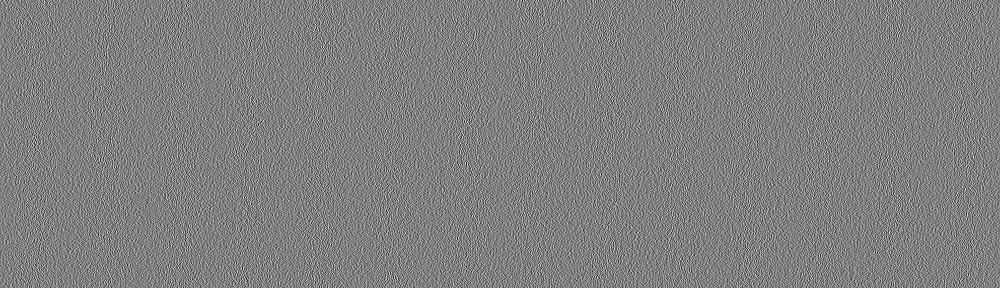
#> input picture Extra/Capture the flag/Challenge_4/boodschap_deel_A.jpg, 1000 x 288 px, shrunk from 2028 x 584 before the run, found by its file name
$ python Challenge_4.py
#> lines starting #> are read from the running program, lines starting #| are printed output that depends on the picture
from PIL import Image

img1 = Image.open("./Capture the flag/Challenge_4/boodschap_deel_A.jpg").convert("L")  # 'L' = grayscale
img2 = Image.open("./Capture the flag/Challenge_4/boodschap_deel_B.jpg").convert("L")
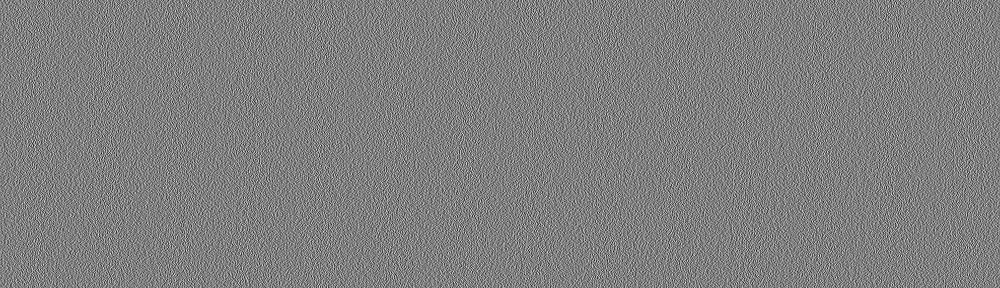
#> input picture Extra/Capture the flag/Challenge_4/boodschap_deel_B.jpg, 1000 x 288 px, shrunk from 2028 x 584 before the run, found by its file name

if img1.size != img2.size:
    raise ValueError("Afbeeldingen hebben niet dezelfde dimensies!")

result = Image.new("1", img1.size)  # "1" = zwart/wit
#> result: PIL image 1000x288 1; every value is 0

pixels1 = img1.load()
pixels2 = img2.load()
result_pixels = result.load()

for x in range(img1.width):
    for y in range(img1.height):
        if pixels1[x, y] == pixels2[x, y]:
            result_pixels[x, y] = 1  # wit
        else:
            result_pixels[x, y] = 0  # zwart

result.save("result.png")
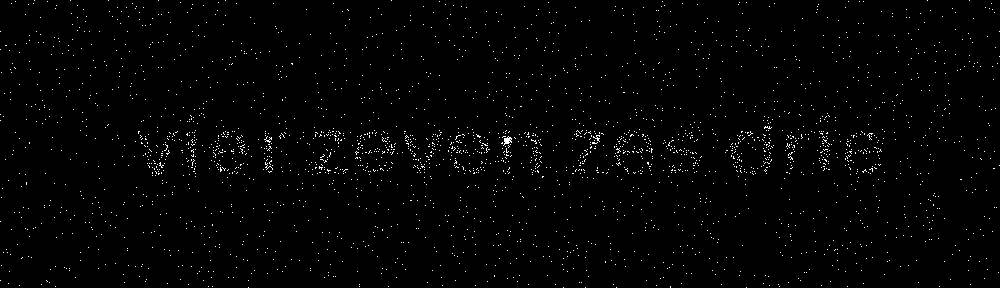
#> saved as result.png: PIL image 1000x288 1; 1.3% white in thin lines or dots

# (Optioneel) Toon de afbeelding
result.show()
